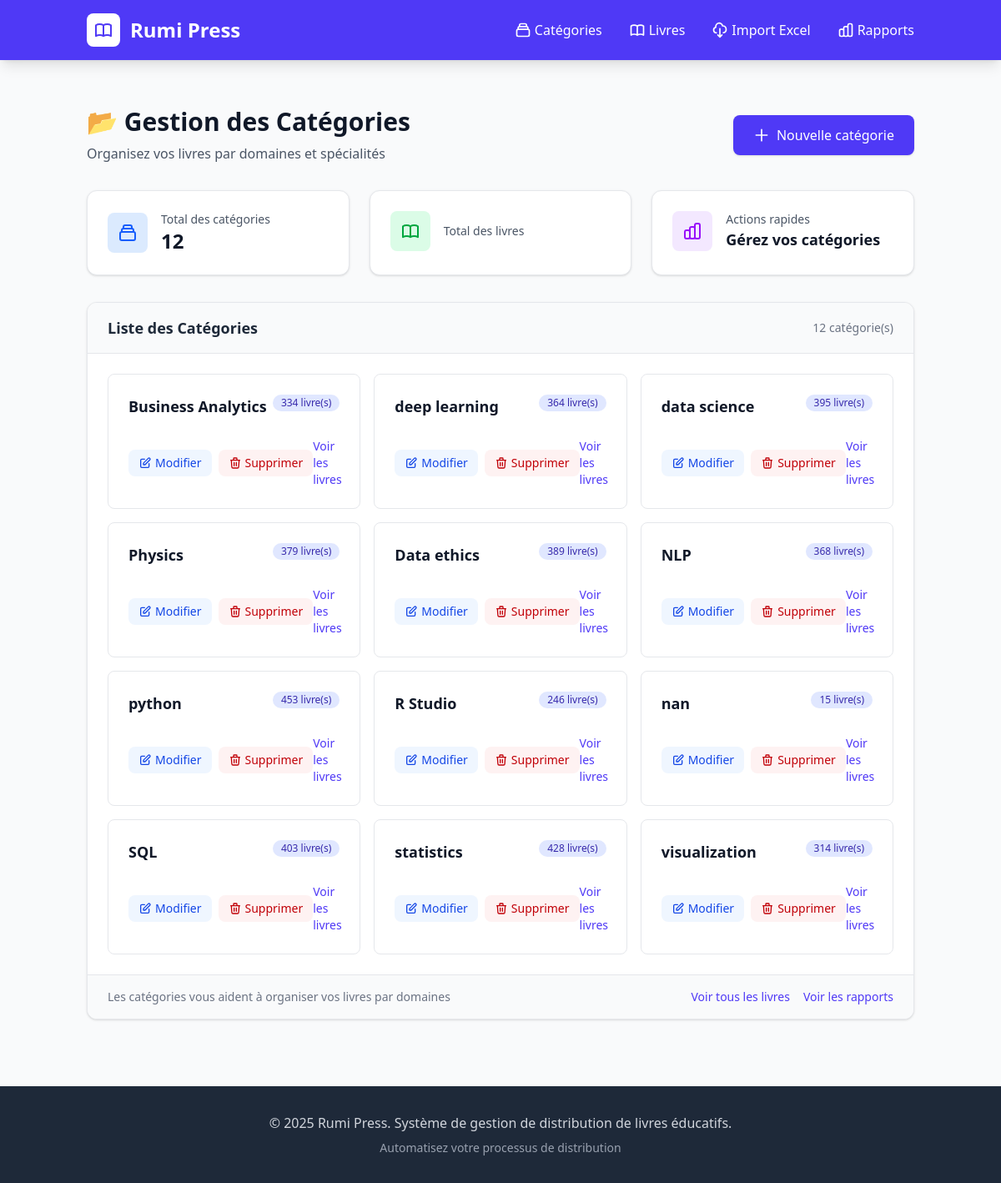
The page / on the database its author committed.
### books/models.py (models this page shows, shortened)
class Category(models.Model):
    name = models.CharField(max_length=100)

### books/views.py (the view)
# urls.py: path('', views.category_list, name='category_list'),
def category_list(request):
    categories = Category.objects.all()
    return render(request, 'books/category_list.html', {'categories': categories})

### templates/books/category_list.html (shortened to what this page needs)
{% extends 'base.html' %}
{% block content %}
<div class="max-w-6xl mx-auto">
    <div class="mb-8">
        <div class="flex flex-col sm:flex-row justify-between items-start sm:items-center gap-4">
            <div>
                <h1 class="text-3xl font-bold text-gray-900">📂 Gestion des Catégories</h1>
                <p class="text-gray-600 mt-2">Organisez vos livres par domaines et spécialités</p>
            </div>
            <a href="{% url 'category_create' %}"
               class="inline-flex items-center px-6 py-3 bg-indigo-600 text-white font-medium rounded-lg hover:bg-indigo-700 transition duration-200 shadow-sm">
                <svg class="w-5 h-5 mr-2" fill="none" stroke="currentColor" viewBox="0 0 24 24">
                    <path stroke-linecap="round" stroke-linejoin="round" stroke-width="2" d="M12 4v16m8-8H4"></path>
                </svg>
                Nouvelle catégorie
            </a>
        </div>
    </div>
    <div class="grid grid-cols-1 md:grid-cols-3 gap-6 mb-8">
        <div class="bg-white rounded-xl p-6 shadow-sm border border-gray-200">
            <div class="flex items-center">
                <div class="p-3 bg-blue-100 rounded-lg">
                </div>
                <div class="ml-4">
                    <p class="text-sm font-medium text-gray-600">Total des catégories</p>
                    <p class="text-2xl font-bold text-gray-900">{{ categories|length }}</p>
                </div>
            </div>
        </div>
        <div class="bg-white rounded-xl p-6 shadow-sm border border-gray-200">
            <div class="flex items-center">
                <div class="p-3 bg-green-100 rounded-lg">
                </div>
                <div class="ml-4">
                    <p class="text-sm font-medium text-gray-600">Total des livres</p>
                </div>
            </div>
        </div>
        <div class="bg-white rounded-xl p-6 shadow-sm border border-gray-200">
            <div class="flex items-center">
                <div class="p-3 bg-purple-100 rounded-lg">
                </div>
                <div class="ml-4">
                    <p class="text-sm font-medium text-gray-600">Actions rapides</p>
                    <p class="text-lg font-semibold text-gray-900">Gérez vos catégories</p>
                </div>
            </div>
        </div>
    </div>
    <div class="bg-white rounded-xl shadow-sm border border-gray-200 overflow-hidden">
        <div class="px-6 py-4 bg-gray-50 border-b border-gray-200">
            <div class="flex justify-between items-center">
                <h2 class="text-lg font-semibold text-gray-800">Liste des Catégories</h2>
                <span class="text-sm text-gray-500">{{ categories|length }} catégorie(s)</span>
            </div>
        </div>
        <div class="p-6">
            {% if categories %}
            <div class="grid grid-cols-1 md:grid-cols-2 lg:grid-cols-3 gap-4">
                {% for category in categories %}
                <div class="bg-white border border-gray-200 rounded-lg p-6 hover:shadow-md transition duration-200 group">
                    <div class="flex justify-between items-start mb-4">
                        <h3 class="text-lg font-semibold text-gray-900 group-hover:text-indigo-600 transition duration-200">
                            {{ category.name }}
                        </h3>
                        <span class="inline-flex items-center px-2.5 py-0.5 rounded-full text-xs font-medium bg-indigo-100 text-indigo-800">
                            {{ category.books.count }} livre(s)
                        </span>
                    </div>
                    <div class="flex justify-between items-center mt-6">
                        <div class="flex space-x-2">
                            <a href="{% url 'category_update' category.pk %}"
                               class="inline-flex items-center px-3 py-1.5 bg-blue-50 text-blue-700 rounded-lg hover:bg-blue-100 transition duration-200 text-sm">
                                <svg class="w-4 h-4 mr-1" fill="none" stroke="currentColor" viewBox="0 0 24 24">
                                    <path stroke-linecap="round" stroke-linejoin="round" stroke-width="2" d="M11 5H6a2 2 0 00-2 2v11a2 2 0 002 2h11a2 2 0 002-2v-5m-1.414-9.414a2 2 0 112.828 2.828L11.828 15H9v-2.828l8.586-8.586z"></path>
                                </svg>
                                Modifier
                            </a>
                            <a href="{% url 'category_delete' category.pk %}"
                               class="inline-flex items-center px-3 py-1.5 bg-red-50 text-red-700 rounded-lg hover:bg-red-100 transition duration-200 text-sm">
                                <svg class="w-4 h-4 mr-1" fill="none" stroke="currentColor" viewBox="0 0 24 24">
                                    <path stroke-linecap="round" stroke-linejoin="round" stroke-width="2" d="M19 7l-.867 12.142A2 2 0 0116.138 21H7.862a2 2 0 01-1.995-1.858L5 7m5 4v6m4-6v6m1-10V4a1 1 0 00-1-1h-4a1 1 0 00-1 1v3M4 7h16"></path>
                                </svg>
                                Supprimer
                            </a>
                        </div>
                        <a href="{% url 'book_list' %}?category={{ category.id }}"
                           class="text-indigo-600 hover:text-indigo-800 text-sm font-medium">
                            Voir les livres
                        </a>
                    </div>
                </div>
                {% endfor %}
            </div>
            {% endif %}
        </div>
        <div class="px-6 py-4 bg-gray-50 border-t border-gray-200">
            <div class="flex flex-col sm:flex-row justify-between items-center gap-4 text-sm text-gray-500">
                <span>Les catégories vous aident à organiser vos livres par domaines</span>
                <div class="flex space-x-4">
                    <a href="{% url 'book_list' %}" class="text-indigo-600 hover:text-indigo-800 font-medium">
                        Voir tous les livres
                    </a>
                    <a href="{% url 'report_view' %}" class="text-indigo-600 hover:text-indigo-800 font-medium">
                        Voir les rapports
                    </a>
                </div>
            </div>
        </div>
    </div>
</div>
{% endblock %}

### templates/base.html (shortened to what this page needs)
{% load static tailwind_tags %}
<!DOCTYPE html>
<html lang="fr">
<head>
    {% tailwind_css %}
</head>
<body class="bg-gray-50 font-sans leading-normal tracking-normal min-h-screen flex flex-col">
    <nav class="bg-indigo-600 text-white shadow-lg sticky top-0 z-50">
        <div class="container mx-auto px-4">
            <div class="flex justify-between items-center py-4">
                <div class="flex items-center space-x-3">
                    <div class="bg-white text-indigo-600 p-2 rounded-lg">
                    </div>
                    <h1 class="text-2xl font-bold">Rumi Press</h1>
                </div>
                <div class="hidden md:flex items-center space-x-8">
                    <a href="{% url 'category_list' %}" class="hover:text-indigo-200 transition duration-200 font-medium flex items-center space-x-1">
                        <svg class="w-5 h-5" fill="none" stroke="currentColor" viewBox="0 0 24 24">
                            <path stroke-linecap="round" stroke-linejoin="round" stroke-width="2" d="M19 11H5m14 0a2 2 0 012 2v6a2 2 0 01-2 2H5a2 2 0 01-2-2v-6a2 2 0 012-2m14 0V9a2 2 0 00-2-2M5 11V9a2 2 0 012-2m0 0V5a2 2 0 012-2h6a2 2 0 012 2v2M7 7h10"></path>
                        </svg>
                        <span>Catégories</span>
                    </a>
                    <a href="{% url 'book_list' %}" class="hover:text-indigo-200 transition duration-200 font-medium flex items-center space-x-1">
                        <span>Livres</span>
                    </a>
                    <a href="{% url 'book_import' %}" class="hover:text-indigo-200 transition duration-200 font-medium flex items-center space-x-1">
                        <svg class="w-5 h-5" fill="none" stroke="currentColor" viewBox="0 0 24 24">
                            <path stroke-linecap="round" stroke-linejoin="round" stroke-width="2" d="M7 16a4 4 0 01-.88-7.903A5 5 0 1115.9 6L16 6a5 5 0 011 9.9M9 19l3 3m0 0l3-3m-3 3V10"></path>
                        </svg>
                        <span>Import Excel</span>
                    </a>
                    <a href="{% url 'report_view' %}" class="hover:text-indigo-200 transition duration-200 font-medium flex items-center space-x-1">
                        <span>Rapports</span>
                    </a>
                </div>
            </div>
        </div>
    </nav>
    <main class="flex-grow container mx-auto px-4 py-8">
        {% block content %}{% endblock %}
    </main>
    <footer class="bg-gray-800 text-white py-8 mt-12">
        <div class="container mx-auto px-4">
            <div class="text-center">
                <p class="text-gray-300">&copy; 2025 Rumi Press. Système de gestion de distribution de livres éducatifs.</p>
                <p class="text-gray-400 text-sm mt-2">Automatisez votre processus de distribution</p>
            </div>
        </div>
    </footer>
</body>
</html>

### rows shown on the page
Category: name "Business Analytics", books.count "334"
Category: name "deep learning", books.count "364"
Category: name "data science", books.count "395"
Category: name "Physics", books.count "379"
Category: name "Data ethics", books.count "389"
Category: name "NLP", books.count "368"
Category: name "python", books.count "453"
Category: name "R Studio", books.count "246"
Category: name "nan", books.count "15"
Category: name "SQL", books.count "403"
Category: name "statistics", books.count "428"
Category: name "visualization", books.count "314"

### other values the page prints
{{ categories|length }} "12"
